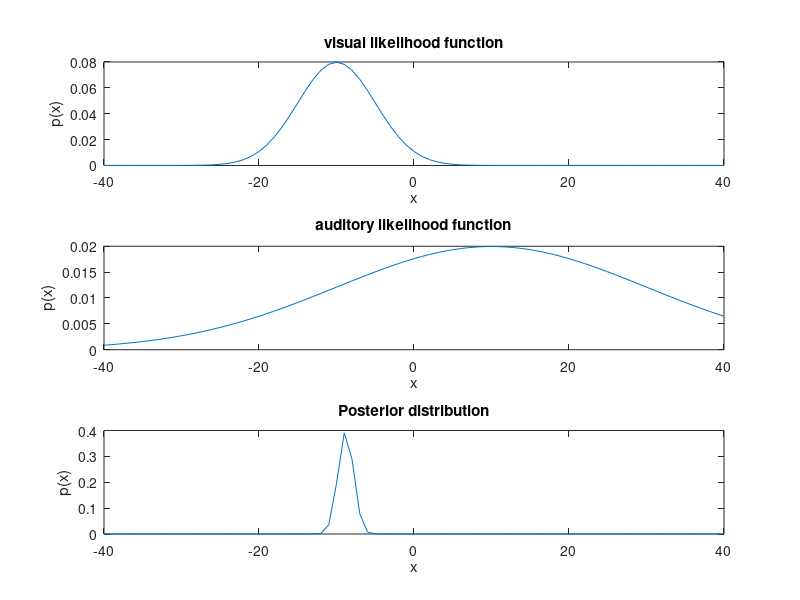
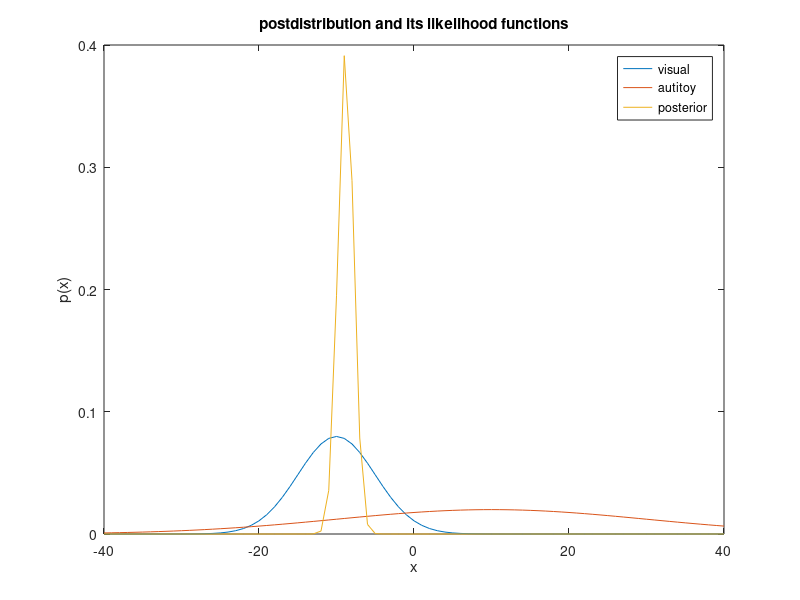

Write MATLAB code to recreate these figures, in order.
% Machine Learnign Exercise 3
% Problem 2(b)
% Po-Hsuan Huang 2014.11.14
% Plot posterior as well as the (visual and auditory)likehood funcitons
%for mean0 = 0, variance0=100, meanv =-10,meana= 10, variancev = 5, variancea= 20. 

close all;  % close all figures
%clc;       % clear command area
clear;     % clear variables

%% plot the visual likelihood function

x= -40:40;

meanv = -10;
varv = 5^2;

Visual = (sqrt(2*pi*varv)^-1) * exp(-((x-meanv).^2)/(2*varv));



%% plot the auditory likelihood function

meana = 10;
vara = 20^2;

Auditory = (sqrt(2*pi*vara)^-1) * exp(-((x-meana).^2)/(2*vara));

%% plot the posterior probability function

mean0 = 0; % mean of prior
var0 = 100^2; % variance of prior

alpha =vara^-1;
beta =varv^-1;
gamma = var0^-1;


meanpost = (alpha*meana+beta*meanv+gamma*mean0)/(alpha+beta+gamma);  

varpost = (alpha+beta+gamma)^-1;

Probability =@(x) sqrt(2*pi*varpost).^-1*exp(-((x-meanpost).^2)/2) ; 
% joint P(x)= likelihood*prior

Normal= integral(Probability, -Inf,Inf);  %Normalization constant for posterior

Postdist = sqrt(2*pi*varpost).^-1*exp(-((x-meanpost).^2)/2)/Normal;
%% plot all 
figure(1)
subplot(3,1,1)
plot(x,Visual);
title(  'visual likelihood function');
xlabel('x');
ylabel('p(x)');
subplot(3,1,2)
plot(x,Auditory);
title(  'auditory likelihood function');
xlabel('x');
ylabel('p(x)');
subplot(3,1,3)
plot(x,Postdist);
title(  'Posterior distribution');
xlabel('x');
ylabel('p(x)');


figure(2)
plot(x,Visual);
hold on
plot(x,Auditory);
plot(x,Postdist);
title(  'postdistribution and its likelihood functions');
legend('visual','autitoy','posterior' );
xlabel('x');
ylabel('p(x)');
hold off

